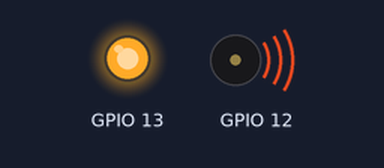
The sketch below on a simulated ESP32. Shown: output pins drawn as LEDs (lit = HIGH), buzzer (waves = sounding).

Above: at 0.1 s.
Timing chart, 0 to 40.0 s (numbered marks = the images above):
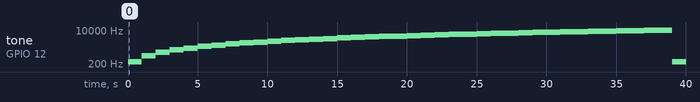

Measured:
- by itself, tone on GPIO 12: plays 255 Hz for 1.0 s, 505 Hz for 1.0 s, 755 Hz for 1.0 s, 1005 Hz for 1.0 s, 1255 Hz for 1.0 s, 1505 Hz for 1.0 s … (40 notes in this stretch)

The sketch:

tone_test.ino
```cpp
int freq = 2000;
int channel = 0;
int resolution = 16;

void setup() {
  pinMode(13, OUTPUT);
  digitalWrite(13, HIGH);

  ledcSetup(channel, freq, resolution);
  ledcAttachPin(12, channel);

}

void loop() {

  //ledcWriteTone(channel, 2000);

  //ledcWrite(channel, 125);

  for (int freq = 255; freq < 10000; freq = freq + 250){


     ledcWriteTone(channel, freq);
     delay(1000);
  }

}
```
